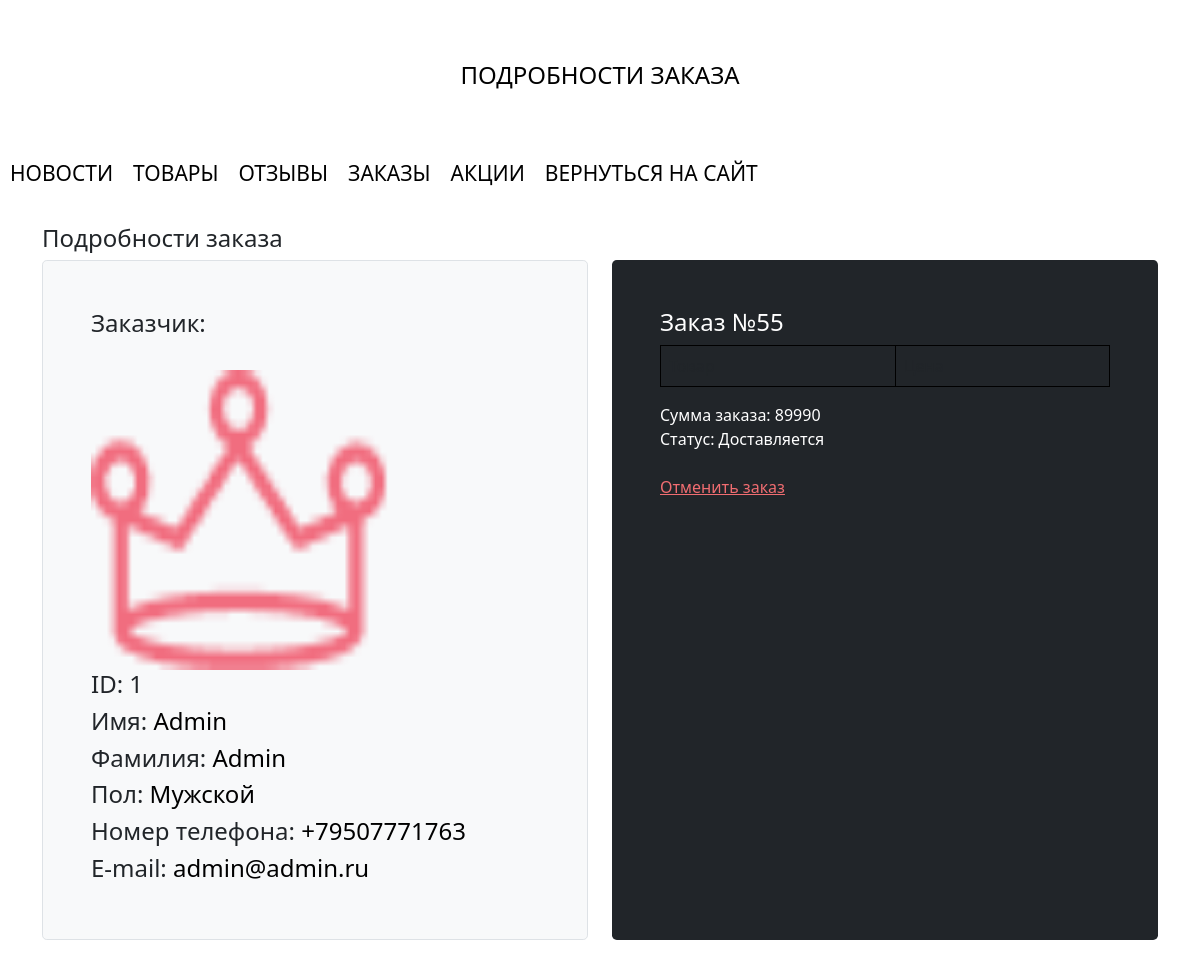
Page /admin/orderinfo.php?id=55 (signed in) on the committed database.
### tables this page shows
CREATE TABLE `users` (
  `id` int(11) NOT NULL,
  `name` text NOT NULL,
  `surname` text NOT NULL,
  `pol` text NOT NULL,
  `email` varchar(255) NOT NULL,
  `number` text NOT NULL,
  `password` text NOT NULL,
  `rights` int(11) NOT NULL,
  `avatar` varchar(255) NOT NULL,
  `country` text NOT NULL,
  `sity` text NOT NULL
);

CREATE TABLE `orders` (
  `id` int(11) NOT NULL,
  `user_id` int(11) NOT NULL,
  `all_price` int(11) NOT NULL,
  `status` text NOT NULL,
  `date` text NOT NULL,
  `token` text NOT NULL,
  `adress` text NOT NULL
);

### admin/orderinfo.php (the view, shortened to what this page needs)
<!DOCTYPE html>
<html lang="en">
<head>
  <link rel="stylesheet" href="../css/style.css">
  <link rel="stylesheet" type="text/css" href="./css/custom.css">
</head>
<body>
  <main>
    <section class="registration__title">
      <h2 class="registration__title-text container">Подробности заказа</h2>
      <div class="container mb-5">
        <?php
        require_once('../scripts/connect.php');
        $id = $_GET['id'];
        $userId = $_SESSION['user']['id'];
        $order = $link->query("SELECT * FROM `orders` WHERE `id` = '$id' AND `user_id` = '$userId' ");
        $order = mysqli_fetch_all($order);
        foreach ($order as $order);
        ?>
        <h4 class="mt-4">Подробности заказа</h4>
        <div class="row align-items-md-stretch">
          <div class="col-md-6">
            <div class="h-100 p-5 bg-light border rounded-3">
              <h4>Заказчик: </h4>
              <br>
              <?php
              $user = $link->query("SELECT * FROM `users` WHERE `id` = '$order[1]'");
              $user = mysqli_fetch_all($user);
              foreach ($user as $user);
              ?>
              <img src="../<?= $user[8] ?>" width="300px" height="300px" alt="">
              <h4>ID: <?= $user[0] ?></h4>
              <h4>Имя: <a href="" style="color:black; text-decoration:none;"><?= $user[1] ?></a></h4>
              <h4>Фамилия: <a href="" style="color:black; text-decoration:none;"><?= $user[2] ?></a></h4>
              <h4>Пол: <a href="" style="color:black; text-decoration:none;"><?= $user[3] ?></a></h4>
              <h4>Номер телефона:<a href="" style="color:black; text-decoration:none;"> <?= $user[5] ?></a></h4>
              <h4>E-mail: <a href="" style="color:black; text-decoration:none;"><?= $user[4] ?></a></h4>
            </div>
          </div>
          <div class="col-md-6">
            <div class="h-100 p-5 text-white bg-dark rounded-3" style="color:white!important;">
              <h4>Заказ №<?= $order[0] ?></h4>
              <table class="table table-bordered" style="border:1px solid black;">
                <thead>
                  <tr>
                    <th scope="col">Товар</th>
                    <th scope="col">Цена</th>
                  </tr>
                </thead>
              </table>
              <p>Сумма заказа: <?= $order[2] ?></p>
              <td style="color:green;">Статус: <?= $order[3] ?></td>
              <form action="php_scripts/order.php" method="POST">
                <br>
                <td><a href="deleteorder.php?id=<?= $order[0] ?>" style="color:#F16D71;">Отменить заказ</a></td>
              </form>
            </div>
          </div>
        </div>
      </div>
</body>
</html>

### css/custom.css (style rules this page uses)
p, ul, ol { margin-bottom: 0; padding: 0; }
a { color: #6F6E6E; }

### rows in the picture
users: avatar (picture), id "1", name "Admin", surname "Admin", pol "Мужской", number "+79507771763", email "admin@admin.ru"
orders: id "55", all_price "89990", status "Доставляется"
